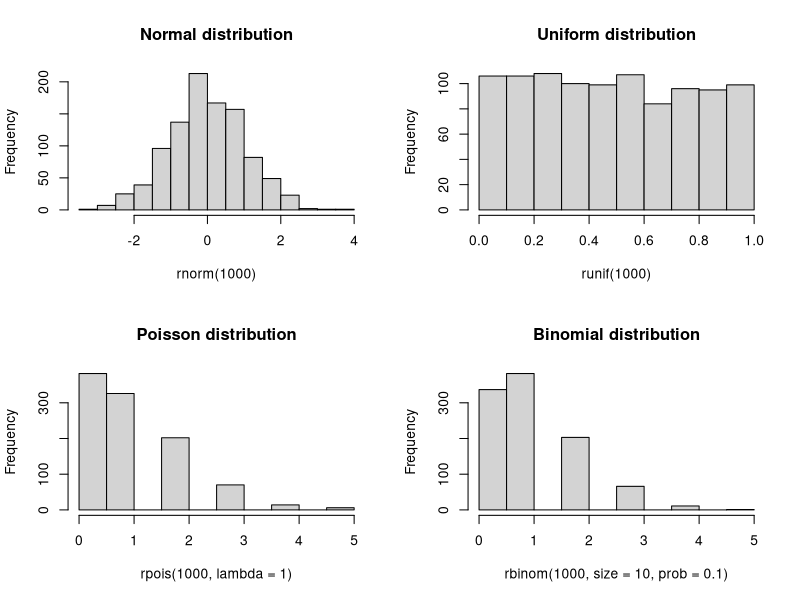
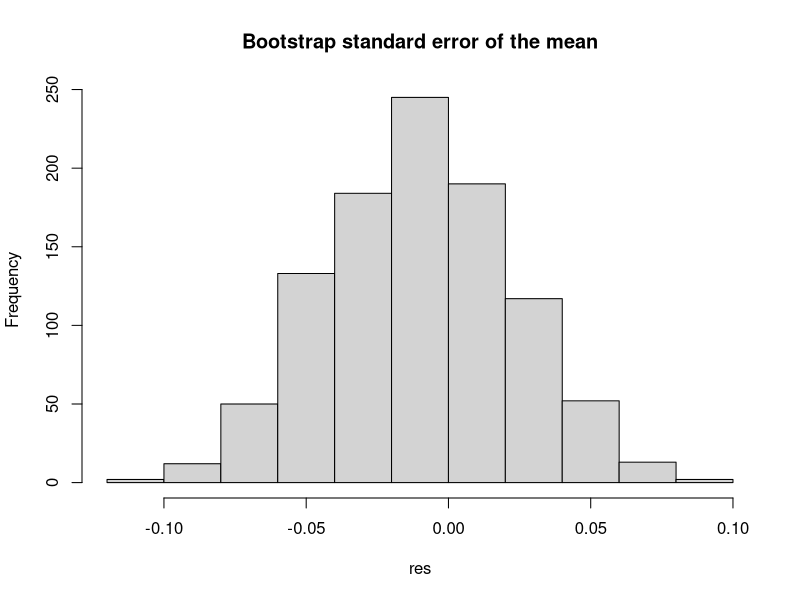

Generate these figures, in order, with R:
## ---- chunk 1
#| label: assignment
#| collapse: true
x <- 1
x = 1
## ---- chunk 2
#| label: using-functions
#| collapse: true
x <- c(1, 2, 3) # The c() function creates a vector
mean(x)
## ---- chunk 3
#| label: using-functions-pipe
#| collapse: true
c(1, 2, 3) |> mean()
## ---- chunk 4
#| label: data-structures
x_logical   <- TRUE
x_integer   <- 1L
x_double    <- 1.0
x_character <- "a"
x_complex   <- 1i
x_raw       <- charToRaw("a")
## ---- chunk 5
#| label: data-structures-vectors
x_integer <- c(1, 2, 3)
x_double  <- c(1.0, 2.0, 3.0)
x_logical <- c(TRUE, FALSE, TRUE)
## etc.
## ---- chunk 6
#| label: data-structures-lists
x_list       <- list(1, 2.0, TRUE, "a")
x_list_named <- list(a = 1, b = 2.0, c = TRUE, d = "a")
## ---- chunk 7
#| label: data-structures-lists-access
#| collapse: true
x_list[[1]]
x_list_named[["a"]]
x_list_named$a
## ---- chunk 8
#| label: data-structures-matrices
#| collapse: true
x_matrix <- matrix(1:9, nrow = 3, ncol = 3)
x_matrix

## We can access elements in a matrix by row column, or position:
x_matrix[1, 2]
x_matrix[cbind(1, 2)]
x_matrix[4]
## ---- chunk 9
#| label: data-structures-arrays
#| collapse: true
x_array <- array(1:27, dim = c(3, 3, 3))

## We can access elements in an array by row, column, and dimension, or
## position:
x_array[1, 2, 3]
x_array[cbind(1, 2, 3)]
x_array[22]
## ---- chunk 10
#| label: data-structures-data-frames
#| collapse: true
x_data_frame <- data.frame(
  a = 1:3,
  b = c("a", "b", "c"),
  c = c(TRUE, FALSE, TRUE)
)

## We can access elements in a data frame by row, column, or position:
x_data_frame[1, 2]
x_data_frame[cbind(1, 2)]
x_data_frame$b[1]    # Like a list
x_data_frame[[2]][1] # Like a list too
## ---- chunk 11
#| label: functions
#| collapse: true
## This function has two arguments (y is optional)
f <- function(x, y = 1) {
  x + 1
}

f(1)
## ---- chunk 12
#| label: functions-lambda
#| collapse: true
f <- \(x, y) x + 1

f(1)
## ---- chunk 13
#| label: control-flow
#| collapse: true
## if
if (TRUE) {
  "a"
} else {
  "b"
}

## for
for (i in 1:3) {
  cat("This is the number ", i, "\n")
}

## while
i <- 1
while (i <= 3) {
  cat("This is the number ", i, "\n")
  i <- i + 1
}

## repeat
i <- 1
repeat {
  cat("This is the number ", i, "\n")
  i <- i + 1
  if (i > 3) {
    break
  }
}
## ---- chunk 14
#| label: probability-distributions
#| collapse: true
dnorm(0, mean = 0, sd = 1)
pnorm(0, mean = 0, sd = 1)
qnorm(0.5, mean = 0, sd = 1)
## ---- chunk 15
#| label: probability-distributions-pnorm
#| collapse: true
pnorm(-2, mean = 0, sd = 1)
## ---- chunk 16
#| label: random-number-generation
#| collapse: true
set.seed(1)

## Saving the current graphical parameters
op <- par(mfrow = c(2,2))
rnorm(1000) |> hist(main = "Normal distribution")
runif(1000) |> hist(main = "Uniform distribution")
rpois(1000, lambda = 1) |> hist(main = "Poisson distribution")
rbinom(1000, size = 10, prob = 0.1) |> hist(main = "Binomial distribution")
par(op)
## ---- chunk 17
#| label: simulations
#| collapse: true
set.seed(1)
x <- rnorm(1000)

## Bootstrap standard error of the mean
n <- length(x)
B <- 1000

## We will store the results in a vector
res <- numeric(B)

for (i in 1:B) {
  # Sample with replacement
  res[i] <- sample(x, size = n, replace = TRUE) |>
    mean()
}

## Plot the results
hist(res, main = "Bootstrap standard error of the mean")
